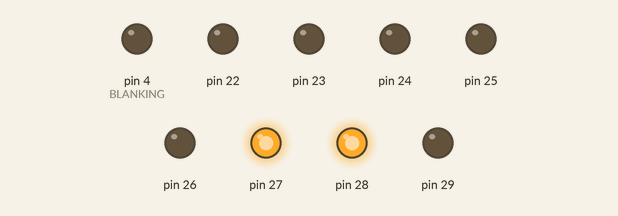
Bench run of a sketch on a simulated Arduino Mega 2560, built with avr-gcc and run on an emulated ATmega2560. Shown: output pins drawn as LEDs (lit = HIGH).

Above: at 0.15 s.
At 5.0 s:
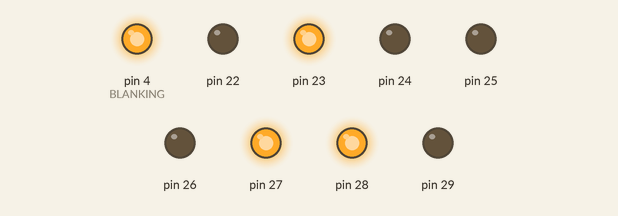
At 10.05 s:
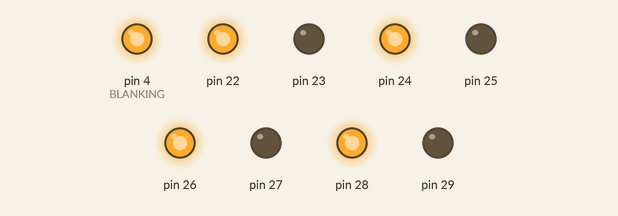
At 20.14 s:
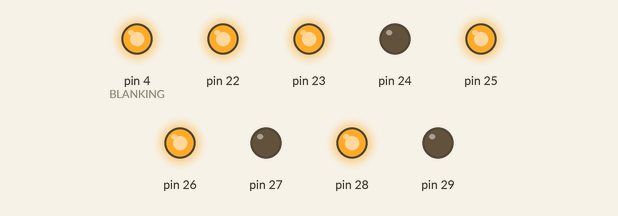
At 29.46 s:
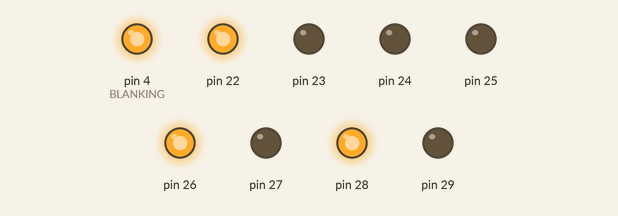
At 39.56 s:
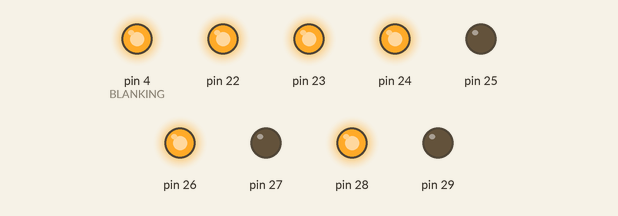
Timing chart, 0 to 40.0 s (numbered marks = the images above):
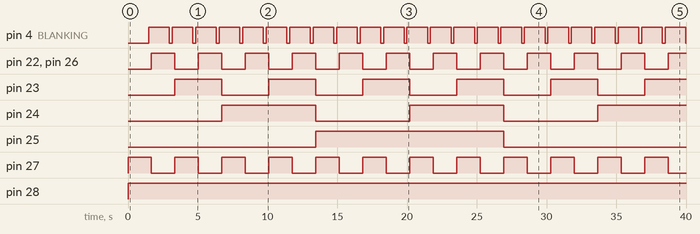

The sketch:

TIL311_Test.ino
```cpp
/*
  TIL311 / DIS1417 Tester
  Matt Harrison
  http://m-harrison.org
  https://github.com/mattybigback/

  Displays values 0 to F on the display.
  Blanking tested by applying PWM to the blanking pin.

  Written on Arduino Mega.
  Arduino IDE version 1.8.19

  Connections between Arduino and TIL311:

  Arduino Pin       TIL311 Pin
  22 / PA0          3
  23 / PA1          2
  24 / PA2          13
  25 / PA3          12
  26 / PA4          4 (via 680r resistor)
  27 / PA5          10 (via 680r resistor)
  28 / PA6          5
  4                 8

  TIL311 connections:
  Pin 1 to +5v                    (LED Power Supply)
  Pin 7 to GND                    (Common Ground)
  Pin 14 to +5v                   (Logic Power Supply)
*/

#define DATA_PINS     0b00001111 // Pins 22-25
#define L_DP          0b00010000 // Pin 26
#define R_DP          0b00100000 // Pin 27
#define STROBE        0b01000000 // Pin 28
#define BLANKING      4


void setup() {
  PORTA &= ~DATA_PINS;        // Set all data pins to 0
  PORTA &= ~STROBE;           // Set STROBE high
  PORTA |= L_DP;              // Set left dec. point high
  PORTA &= ~R_DP;             // Set right dec. point low
  analogWrite(BLANKING, 255); // Blank display (active low)
  DDRA = 0b11111111;          // Set PORTA as output
}

void loop() {
  for(byte i=0; i < 16; i++){
    PORTA &= ~DATA_PINS;              // Clear data pins
    PORTA |= i;                   // Set data pins to value of digit variable
    PORTA ^= L_DP;                    // Toggle left dec. point
    PORTA ^= R_DP;                    // Toggle right dec. point
    PORTA &= ~STROBE;                 // Set strobe low
    PORTA |= STROBE;                  // Set strobe high

    // Fade display using PWM.
    byte dutyCycle = 255;
    do {
      analogWrite(BLANKING, dutyCycle);
      delay(5);
      dutyCycle--;
    } while (dutyCycle != 255);

    delay(200);                       // Hold display at full brightness for 200 ms
    analogWrite(BLANKING, 255);       // Blank display
    delay(200);                       // Keep display off for 200 ms
  }
}
```

Measured:
- by itself, pin 4 (BLANKING): alternates HIGH for 1.5 s and LOW for 0.21 s
- by itself, pin 22, pin 26, pin 27: alternates HIGH for 1.7 s and LOW for 1.7 s
- by itself, pin 23: alternates HIGH for 3.4 s and LOW for 3.4 s
- by itself, pin 24: alternates HIGH for 6.7 s and LOW for 6.7 s
- by itself, pin 25: LOW → HIGH at 13.5 s, → LOW 13.5 s later
- by itself, pin 28: LOW → HIGH at 0.00 s
